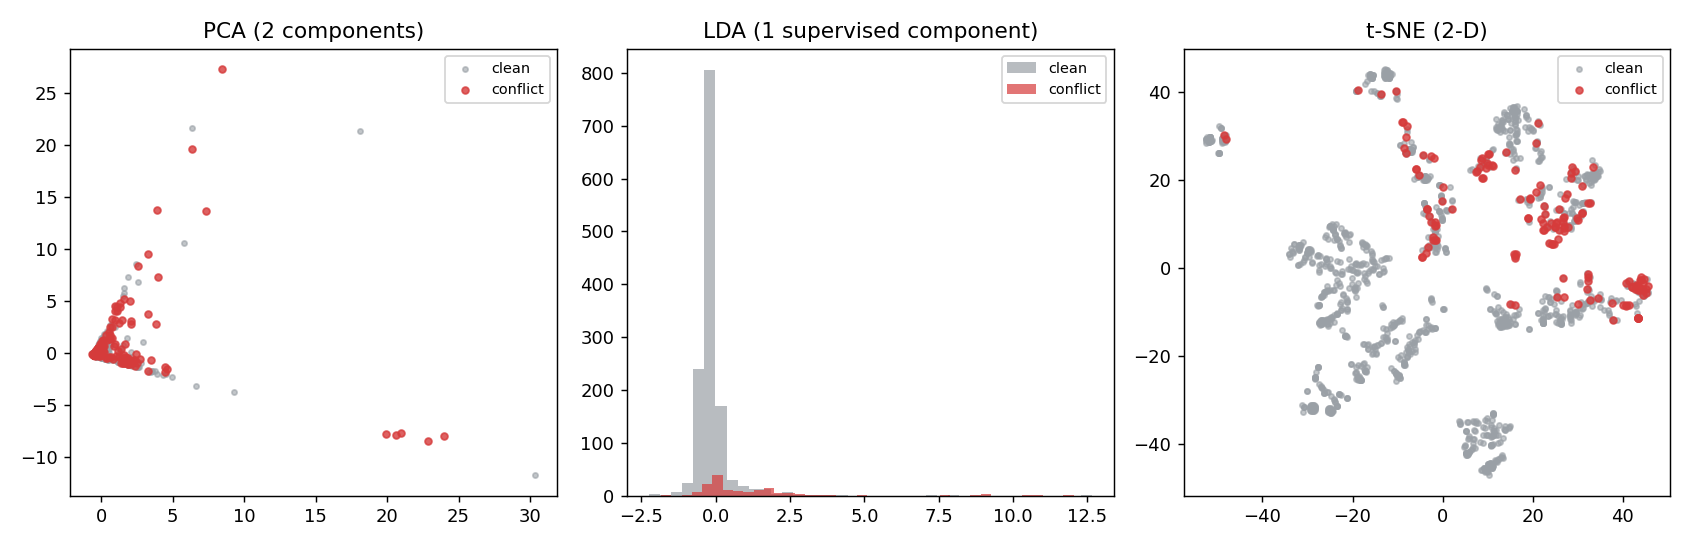

The Python source for this figure:
"""
Feature Extraction — transform the original features into new, derived ones
(dimensionality reduction). Covers the syllabus methods on the real dataset.

  PCA        linear, unsupervised (max variance)
  LDA        linear, supervised (max class separability)
  t-SNE      nonlinear, for 2-D visualisation
  KernelPCA  nonlinear PCA (RBF kernel)
  ICA        independent components

Produces a 2-D visualisation (feature_extraction.png), saves the PCA-reduced data
(features_extracted.csv), and HONESTLY reports whether reduction helps the Random
Forest (F1, stratified 5-fold) versus the original features.

No downloads — sklearn/matplotlib only (UMAP/autoencoder omitted as they need extra libs).
Usage:  python feature_extraction.py [all.csv]
"""
import sys
import numpy as np
import pandas as pd
import matplotlib
matplotlib.use("Agg")
import matplotlib.pyplot as plt
from sklearn.preprocessing import StandardScaler
from sklearn.decomposition import PCA, KernelPCA, FastICA
from sklearn.discriminant_analysis import LinearDiscriminantAnalysis as LDA
from sklearn.manifold import TSNE
from sklearn.ensemble import RandomForestClassifier
from sklearn.model_selection import cross_val_predict, StratifiedKFold
from sklearn.metrics import f1_score

FEATURES = ["commits_p1", "commits_p2", "files_p1", "files_p2", "overlap_files",
            "overlap_ratio", "authors_p1", "authors_p2", "churn_p1", "churn_p2"]


def rf_f1(X, y):
    m = RandomForestClassifier(n_estimators=300, class_weight="balanced_subsample",
                               min_samples_leaf=2, random_state=0, n_jobs=-1)
    skf = StratifiedKFold(5, shuffle=True, random_state=0)
    pred = cross_val_predict(m, X, y, cv=skf, method="predict")
    return f1_score(y, pred, zero_division=0)


def main():
    path = sys.argv[1] if len(sys.argv) > 1 else "all.csv"
    df = pd.read_csv(path)
    df[FEATURES] = df[FEATURES].apply(pd.to_numeric, errors="coerce").fillna(0)
    y = pd.to_numeric(df["label"], errors="coerce").fillna(0).astype(int).to_numpy()
    X = StandardScaler().fit_transform(df[FEATURES].to_numpy(float))
    print("=" * 72)
    print(f"FEATURE EXTRACTION  |  {X.shape[0]} scenarios, {X.shape[1]} features -> reduced")
    print("=" * 72)

    # ---- PCA ----
    pca = PCA().fit(X)
    cum = np.cumsum(pca.explained_variance_ratio_)
    k95 = int(np.argmax(cum >= 0.95) + 1)
    print(f"\n[PCA] variance explained: PC1 {pca.explained_variance_ratio_[0]:.1%}, "
          f"PC1-2 {cum[1]:.1%}; {k95} components reach 95%")
    Xp2 = PCA(n_components=2, random_state=0).fit_transform(X)
    Xp5 = PCA(n_components=5, random_state=0).fit_transform(X)

    # ---- LDA (supervised, 1 component for binary) ----
    Xl = LDA(n_components=1).fit_transform(X, y)
    print(f"[LDA] projected to 1 supervised component (class-separating)")

    # ---- t-SNE (visualisation) ----
    print("[t-SNE] computing 2-D embedding (this takes a moment)...")
    Xt = TSNE(n_components=2, init="pca", perplexity=30, random_state=0).fit_transform(X)

    # ---- KernelPCA + ICA ----
    Xk = KernelPCA(n_components=2, kernel="rbf", gamma=0.1, random_state=0).fit_transform(X)
    Xi = FastICA(n_components=2, random_state=0, max_iter=500).fit_transform(X)

    # ---- honest effect on the model ----
    print("\n[EFFECT ON MODEL] Random Forest F1 (stratified 5-fold, conflict class)")
    base = rf_f1(X, y)
    print(f"   original 10 features        F1 = {base:.3f}")
    print(f"   PCA (5 components)          F1 = {rf_f1(Xp5, y):.3f}")
    print(f"   LDA (1 component)           F1 = {rf_f1(Xl, y):.3f}")
    print("   (For tree models, PCA usually does NOT beat the original interpretable")
    print("    features; extraction is used here mainly for visualisation.)")

    # ---- save PCA-reduced dataset ----
    out = df[["repo", "merge"]].copy()
    for i in range(5):
        out[f"pca_{i+1}"] = Xp5[:, i]
    out["lda_1"] = Xl[:, 0]; out["label"] = y
    out.to_csv("features_extracted.csv", index=False)

    # ---- visualisation ----
    fig, ax = plt.subplots(1, 3, figsize=(13, 4.2))
    for A, XX, title in [(ax[0], Xp2, "PCA (2 components)"),
                         (ax[2], Xt, "t-SNE (2-D)")]:
        A.scatter(XX[y == 0, 0], XX[y == 0, 1], s=8, c="#9aa0a6", label="clean", alpha=.6)
        A.scatter(XX[y == 1, 0], XX[y == 1, 1], s=14, c="#d63b3b", label="conflict", alpha=.8)
        A.set_title(title); A.legend(fontsize=8)
    ax[1].hist(Xl[y == 0, 0], bins=40, color="#9aa0a6", alpha=.7, label="clean")
    ax[1].hist(Xl[y == 1, 0], bins=40, color="#d63b3b", alpha=.7, label="conflict")
    ax[1].set_title("LDA (1 supervised component)"); ax[1].legend(fontsize=8)
    plt.tight_layout(); plt.savefig("feature_extraction.png", dpi=130)
    print("\nSaved: features_extracted.csv, feature_extraction.png")


if __name__ == "__main__":
    main()
